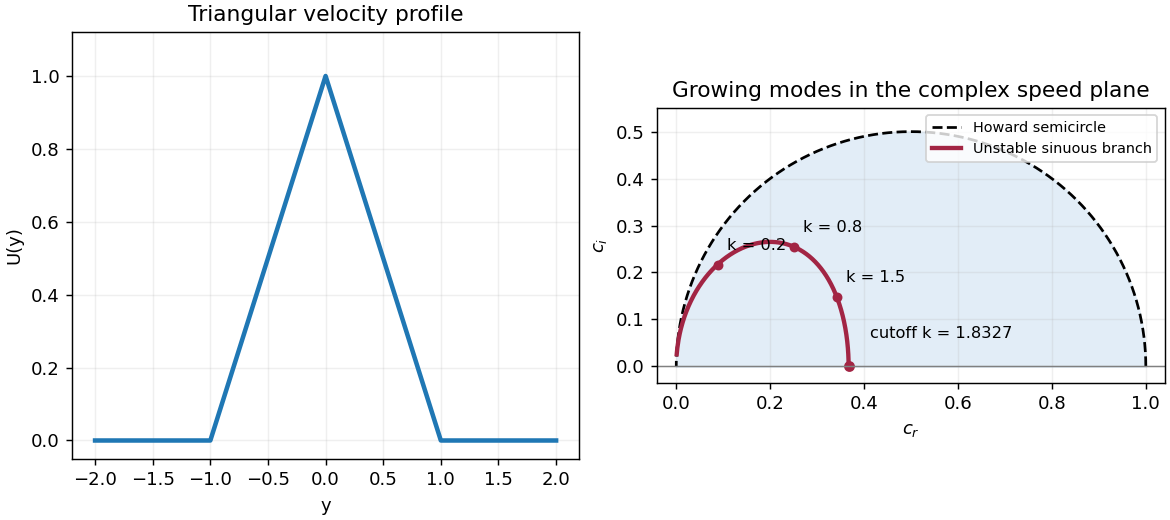

Python code for this plot:
"""Triangular jet and unstable phase speeds. Python 3.14, NumPy 2.3.5,
Matplotlib 3.10.7. Writes paper-82-jet-semicircle.png to caller CWD.
Preserves caller MPLCONFIGDIR.
"""
import os
import tempfile
os.environ.setdefault('MPLCONFIGDIR', tempfile.gettempdir() + '/codex-wiki-matplotlib')
import matplotlib
matplotlib.use('Agg')
import matplotlib.pyplot as plt
import numpy as np


def speed(k):
    q = np.exp(-2 * k)
    discriminant = (2*k - 3)**2 - 2*(2*k + 5)*q + q*q
    return (2*k + q - 1) / (4*k), np.sqrt(np.maximum(-discriminant, 0)) / (4*k)


def main():
    lo, hi = 1.0, 3.0
    for _ in range(60):
        k = (lo + hi) / 2
        if 2*k - 3 - np.exp(-2*k) - 4*np.exp(-k) > 0:
            hi = k
        else:
            lo = k
    cutoff = (lo + hi) / 2
    fig, axes = plt.subplots(1, 2, figsize=(9, 4), constrained_layout=True)
    y = np.linspace(-2, 2, 401)
    axes[0].plot(y, np.maximum(1 - np.abs(y), 0), lw=2.5)
    axes[0].set(xlabel='y', ylabel='U(y)', title='Triangular velocity profile', ylim=(-.05, 1.12))
    theta = np.linspace(0, np.pi, 400)
    cr = .5 + .5*np.cos(theta)
    ci = .5*np.sin(theta)
    axes[1].fill_between(cr, ci, 0, color='#e2edf7')
    axes[1].plot(cr, ci, 'k--', label="Howard semicircle")
    k = np.linspace(.002, cutoff, 700)
    cr, ci = speed(k)
    axes[1].plot(cr, ci, color='#a22544', lw=2.4, label='Unstable sinuous branch')
    for sample in (.2, .8, 1.5):
        r, i = speed(sample)
        axes[1].scatter(r, i, color='#a22544', s=20)
        axes[1].annotate(f'k = {sample}', (r, i), xytext=(5, 8), textcoords='offset points', fontsize=9)
    r, i = speed(cutoff)
    axes[1].scatter(r, i, color='#a22544', s=25)
    axes[1].annotate(f'cutoff k = {cutoff:.4f}', (r, i), xytext=(12, 16), textcoords='offset points', fontsize=9)
    axes[1].axhline(0, color='gray', lw=.8)
    axes[1].set(xlabel=r'$c_r$', ylabel=r'$c_i$', title='Growing modes in the complex speed plane', xlim=(-.04, 1.04), ylim=(-.035, .55))
    axes[1].set_aspect('equal', adjustable='box')
    axes[1].legend(loc='upper right', fontsize=8)
    for ax in axes:
        ax.grid(alpha=.2)
    fig.savefig('paper-82-jet-semicircle.png', dpi=130, facecolor='white', transparent=False)
    plt.close(fig)


if __name__ == '__main__':
    main()
